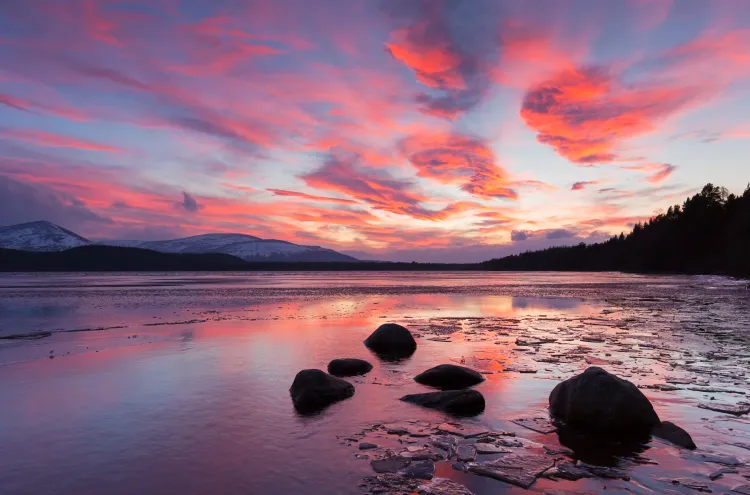
#> input picture notebooks/sunset.jpg, 750 x 495 px
$ python -i cross-fade.py   (imports and definitions only)
#> lines starting #> are read from the running program, lines starting #| are printed output that depends on the picture
import numpy as np
from PIL import Image
import os

SIZE = (160, 120)

def load_image_linear(path):
#> called with path = '../notebooks/sunset.jpg'
    try:
        img = Image.open(path).convert("RGBA")

        bg = Image.new("RGBA", img.size, (255, 255, 255, 255))
#> bg: PIL image 750x495 RGBA; every value is 255
        img = Image.alpha_composite(bg, img).convert("L")
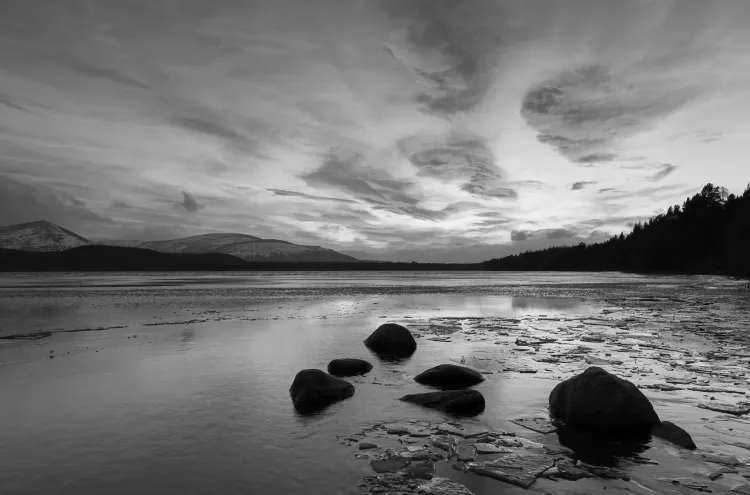
#> img: PIL image 750x495 L; min 0, max 247, mean 117.2
        img = img.resize(SIZE)
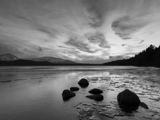
#> img: PIL image 160x120 L; min 0, max 243, mean 117.2

        arr = np.array(img, dtype=np.float64) / 255.0
        return arr
    except Exception:
        return None

def save_frame(arr, path):
    arr = np.clip(arr * 255.0, 0, 255).astype(np.uint8)
    Image.fromarray(arr).save(path)

# [2 lines not run here, left out]

t = 0
# [16 lines not run here, left out]

>>> result = load_image_linear('../notebooks/sunset.jpg')
